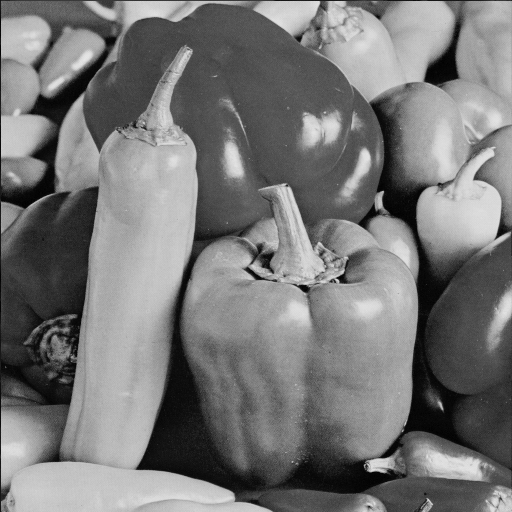
#> input picture peppers.tiff, 512 x 512 px; the run also reads 1 picture not shown here
$ python pdh.py
#> lines starting #> are read from the running program, lines starting #| are printed output that depends on the picture
import cv2
import numpy as np
import matplotlib.pyplot as plt

# Load the cover and stego images
cover_image_path = 'peppers.tiff'
stego_image_path = 'stego_peppers.tiff'

cover_image = cv2.imread(cover_image_path, cv2.IMREAD_GRAYSCALE)
#> cover_image is the input picture: shape (512, 512); min 0, max 230, mean 119.3
stego_image = cv2.imread(stego_image_path, cv2.IMREAD_GRAYSCALE)

# Function to calculate pixel differences
def calculate_pixel_difference(image):
    diffs = []
    rows, cols = image.shape
#> rows = 512; cols = 512
    for i in range(rows - 1):
        for j in range(cols - 1):
            diffs.append(int(image[i, j]) - int(image[i + 1, j]))  # Vertical difference
            diffs.append(int(image[i, j]) - int(image[i, j + 1]))  # Horizontal difference
#> after the loop, diffs = 522242 items
    return diffs

# Calculate pixel differences for cover and stego images
diffs_cover = calculate_pixel_difference(cover_image)
#> diffs_cover = 522242 items
diffs_stego = calculate_pixel_difference(stego_image)
#> diffs_stego = 522242 items

# Generate the histograms for the pixel differences
plt.figure(figsize=(10, 5))

plt.hist(diffs_cover, bins=50, alpha=0.5, label="Peppers Cover", color='red', density=True)
plt.hist(diffs_stego, bins=50, alpha=0.5, label="Peppers Stego", color='blue', density=True)

plt.xlabel("Pixel Difference")
plt.ylabel("Occurrences")
plt.legend()
plt.grid(True)
plt.show()
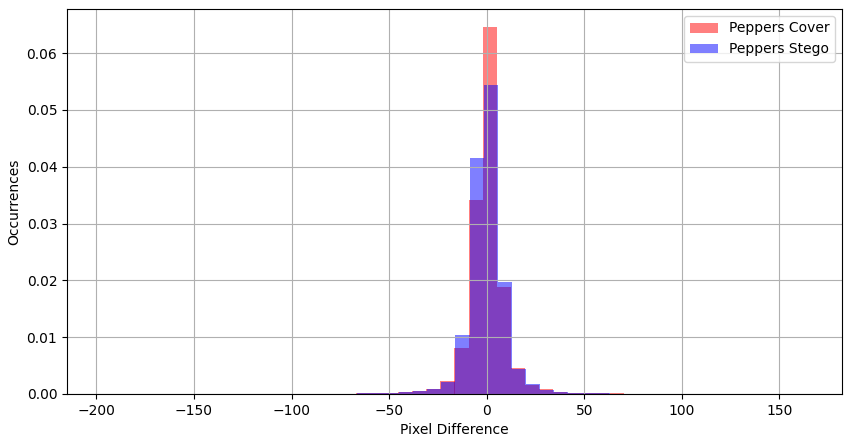
#> figure drawn by matplotlib, 1 panel; tallest bar 0.0645 high, from x = -2.06 to 5.16; tallest bar 0.0544 high, from x = -1.6 to 5.6
